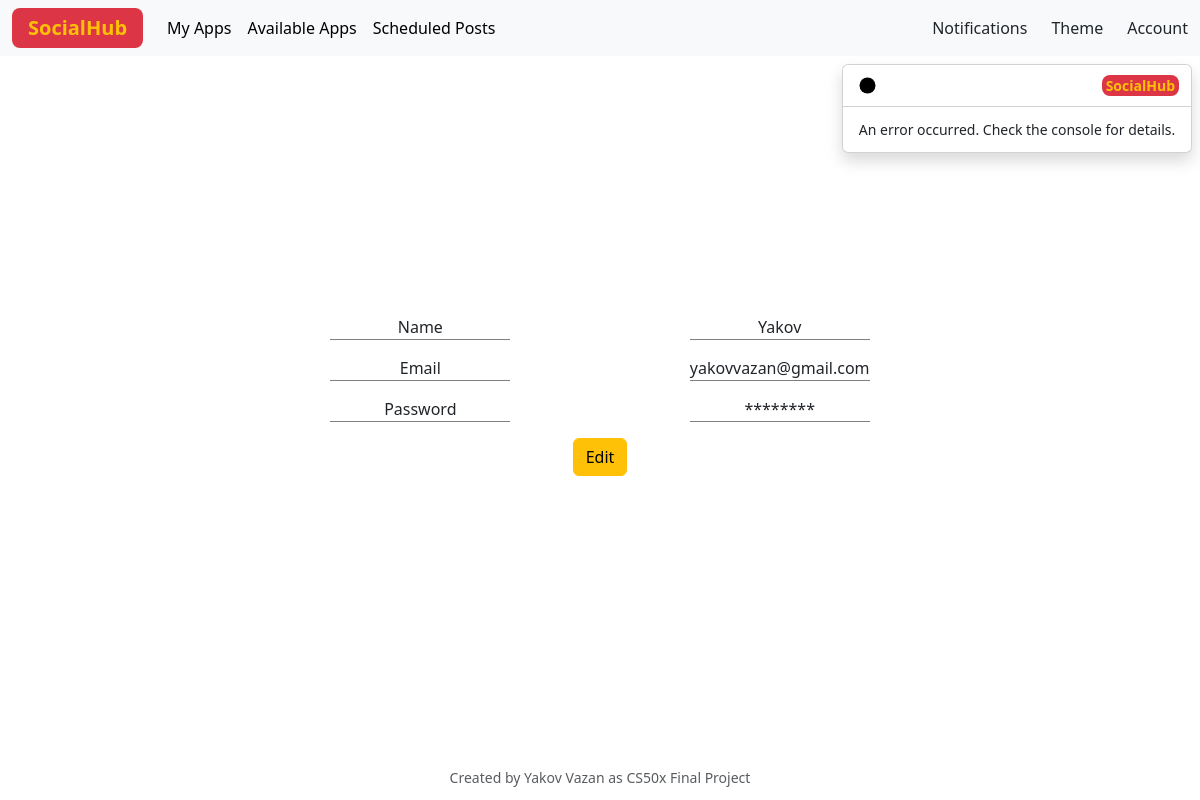
Before: /account_center (signed in) with the older database file.
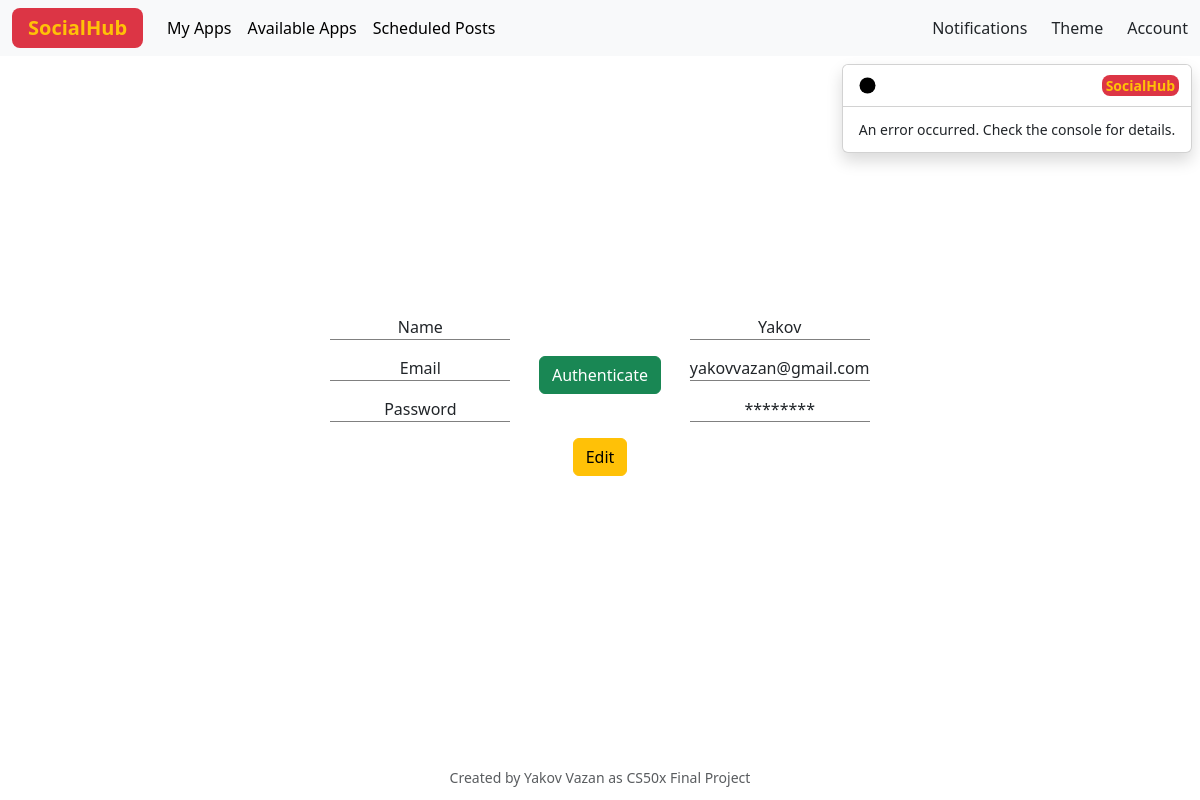
After: the same page with the newer database file.
### tables this page shows
CREATE TABLE users (
            id INTEGER PRIMARY KEY,
            username TEXT NOT NULL,
            email_address TEXT,
            authenticated NUMERIC NOT NULL,
            hash TEXT NOT NULL
        );

### app.py (the view)
@app.route('/account_center')
def account_center():
    user_details = get_current_user_details()
    return render_template("account_center.html", details=user_details)

### app.py (called while the page is built)
@app.after_request
def after_request(response):
    response.headers["Cache-Control"] = "no-cache, no-store, must-revalidate"
    response.headers["Expires"] = 0
    response.headers["Pragma"] = "no-cache"
    return response

def get_db_connection():
    return sqlite3.connect(db_path)

@app.route('/get_current_user_details')
def get_current_user_details():
    conn = get_db_connection()
    conn.row_factory = sqlite3.Row
    cursor = conn.cursor()
    rows = cursor.execute(
        "SELECT * FROM users WHERE id = ?", (session["user_id"], )).fetchall()
    user_dict = [dict(user) for user in rows]
    conn.commit()
    return user_dict[0]

### templates/account_center.html (shortened to what this page needs)
{% extends "main_layout.html" %}
{% block main %}
<div id="account-center-block">
    <div id="details-layout">
        <nameGeneral>Name</nameGeneral>
        <nameSpecific>{{ details["username"] }}</nameSpecific>
        <emailGeneral>Email</emailGeneral>
        <emailSpecific>{{ details["email_address"] }}</emailSpecific>
        {% if details["authenticated"] == 0 %}
        <form action="/email_authentication">
            <input id="authenticate_button" class="btn btn-success" type="submit" value="Authenticate">
        </form>
        {% endif %}
        <passwordGeneral>Password</passwordGeneral>
        <passwordSpecific>********</passwordSpecific>
        <reset>
            <button class="btn btn-warning" data-bs-toggle="modal" data-bs-target="#updatesModal">Edit</button>
        </reset>
    </div>
</div>
{% endblock %}

### templates/main_layout.html (shortened to what this page needs)
<!DOCTYPE html>
<html lang="en" data-bs-theme="">
<head>
  <link rel="stylesheet" href="../static/css/styles.css">
  <link href="https://cdn.jsdelivr.net/npm/bootstrap@5.3.1/dist/css/bootstrap.min.css" rel="stylesheet"
 />
</head>
<body>
  <header>
    <nav class="navbar navbar-expand-lg bg-body-tertiary position-fixed">
      <div class="container-fluid d-flex justify-content-between">
        <div class="d-flex align-items-center">
          <a class="navbar-brand bg-danger rounded-3 px-3 fw-bolder text-warning d-none d-md-block"
            href="/">SocialHub</a>
          {% if session["user_id"] %}
          <div class="dropdown d-none d-lg-block">
            <ul class="navbar-nav me-auto mb-2 mb-lg-0">
              <li class="nav-item">
                <a class="nav-link active" href="/my_apps">My Apps</a>
              </li>
              <li class="nav-item">
                <a class="nav-link active" href="/available_apps">Available Apps</a>
              </li>
              <li class="nav-item schedule_area">
                <a class="nav-link active" href="/scheduled_posts">Scheduled Posts</a>
              </li>
            </ul>
          </div>
          {% endif %}
        </div>
        <div class="d-flex align-items-center">
          {% if session["user_id"] %}
          <div style="position: relative;">
            <sapn data-bs-toggle="modal" role="button" data-bs-target="#notificationsModal"
              class="nav-link active d-none d-lg-block">
              Notifications
            </sapn>
          </div>
          {% endif %}
          <div id="set-drop-direction" class="ps-4 dropdown">
            <span class="d-none d-lg-block" role="button" data-bs-toggle="dropdown" aria-expanded="false">
              Theme
            </span>
          </div>
          <div id="set-drop-direction" class="ps-4 dropdown">
            <span class="d-none d-lg-block" role="button" data-bs-toggle="dropdown" aria-expanded="false">
              Account
            </span>
          </div>
        </div>
    </nav>
  </header>
  <main class="container-fluid text-center">
    {% block main %}{% endblock %}
    <div class="toast-container" style="position: absolute; top: 4em; right: 0.5em;">
    </div>
  </main>
  <footer class="small text-center text-muted">
    Created by Yakov Vazan as CS50x Final Project
  </footer>
</body>
</html>

### static/css/styles.css (style rules this page uses)
body { display: flex; flex-direction: column; height: 100vh; min-height: fit-content; }
nav { top: 0; right: 0; left: 0; z-index: 1030; }
main { margin: auto; display: flex; justify-content: center; flex: 1; }
footer { margin-top: 1%; padding: 1%; }
main { margin-top: 3rem; }
#account-center-block { display: flex; flex-direction: column; justify-content: center; }
#details-layout { display: grid; grid-template-columns: repeat(3, 1fr); grid-auto-rows: minmax(auto, auto); grid-template-areas: "nameGeneral . nameSpecific" "emailGeneral authentication-needed emailSpecific" "passwordGeneral . passwordSpecific" ". reset ." ; }
nameGeneral { grid-area: nameGeneral; }
nameSpecific { grid-area: nameSpecific; }
emailGeneral { grid-area: emailGeneral; }
emailSpecific { grid-area: emailSpecific; }
passwordGeneral { grid-area: passwordGeneral; }
passwordSpecific { grid-area: passwordSpecific; }
form { grid-area: authentication-needed; }
reset { grid-area: reset; }
#details-layout>:not(form, reset) { border-bottom: 1px solid gray; margin-bottom: 1em; }

Changed rows visible on the page:
changed users "Yakov": authenticated 1 → 0 (drawn)
Other visible differences:
form field value: (not shown) → "Authenticate"
